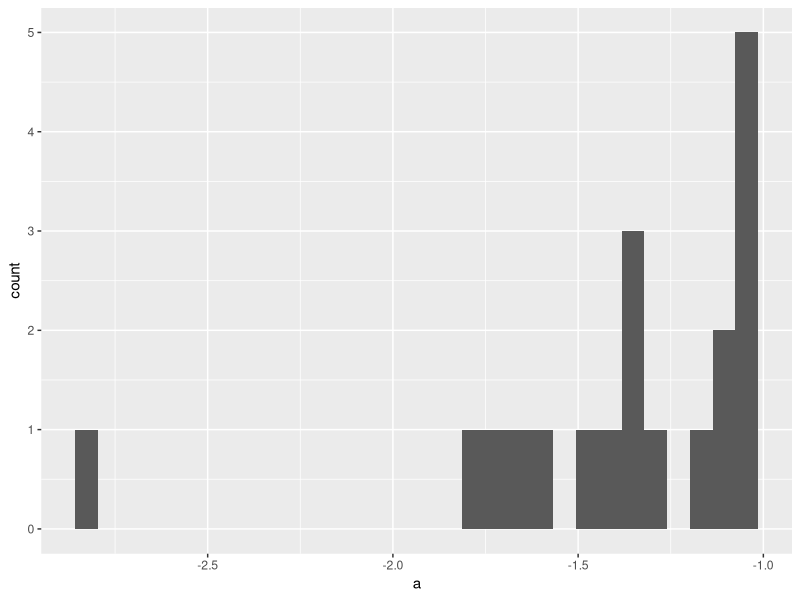

Recreate this plot in R.
library(tidyverse)



filter_N_plot <- function(df, threshold) {
  df %>%
    dplyr::filter(., a < threshold) %>%
    ggplot(aes(x = a)) +
    geom_histogram() 
}

A <- data.frame(
  "a" = rnorm(100),
  "b" = rnorm(100) 
)

A %>%
  filter_N_plot(., -1)


